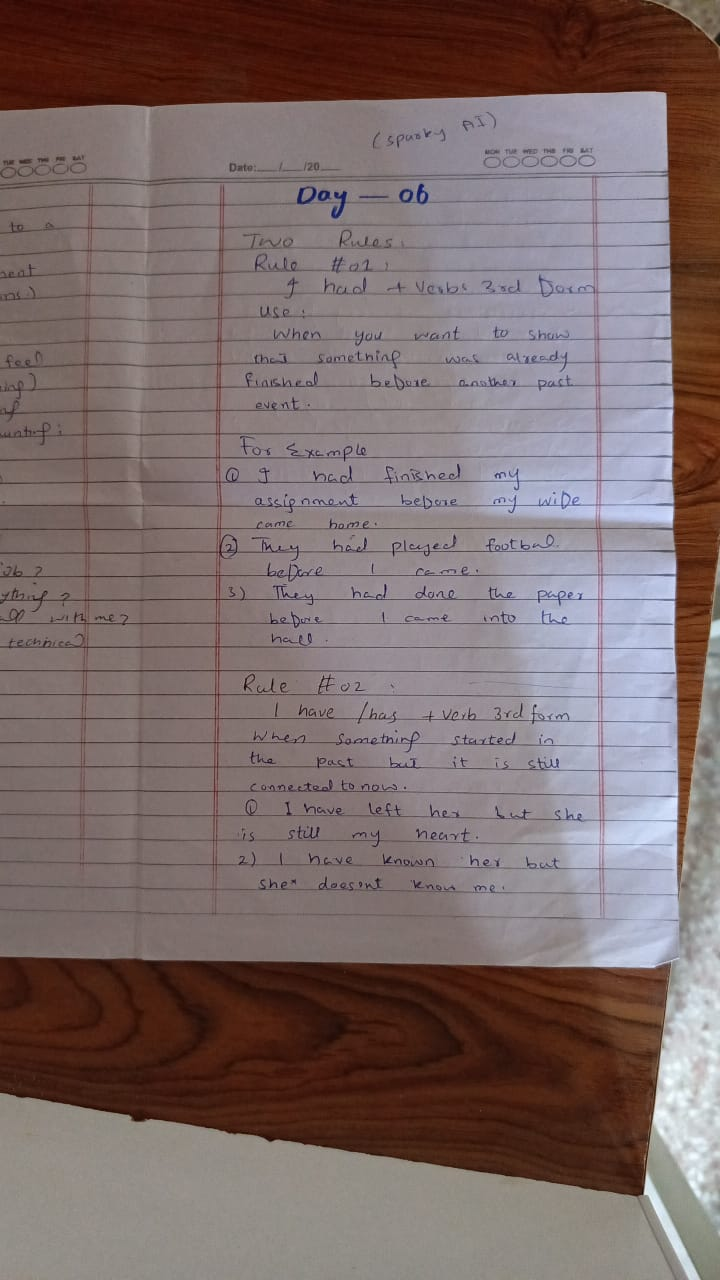
#> input picture Documents-Scanner/dataset/input_images/mydoc1.jpg, 720 x 1280 px
$ python -i processing_utils.py   (imports and definitions only)
#> lines starting #> are read from the running program, lines starting #| are printed output that depends on the picture
#> further down, picture is the input picture: shape (1280, 720, 3); mean B, G, R 107.2, 108.1, 124.6
"""
processing_utils.py
===================

CamScanner & Adobe Scan Pro Computer Vision Processing Engine:
1. Multi-Scale Preprocessing & Denoising
2. 4-Tier Gold-Standard Paper Quad Detector (Prevents table/text cropping)
3. Four-Point Perspective Transformation & Rectification
4. Rotation & Fine Tilt Angle Alignment (-45° to +45°, 90°, 180°)
5. Color Temperature / Warmth Adjustment (Fixes indoor yellow lighting)
6. Adaptive Sharpness Filtering
7. CamScanner Magic Color 2.0 & Adobe Paper Whitening Filters

Part of the Devsil Document Scanner Application.
"""

from __future__ import annotations

import logging
from enum import Enum
from typing import Dict, List, Optional, Tuple, Union

import cv2
import numpy as np

logger = logging.getLogger(__name__)


class EnhancementPreset(str, Enum):
    MAGIC_COLOR = "magic_color"
    ADOBE_WHITENING = "adobe_whitening"
    BLACK_AND_WHITE = "black_and_white"
    GRAYSCALE = "grayscale"
    ORIGINAL_CLEAN = "original_clean"
    THRESHOLD = "threshold"
    CLEAN_SCAN = "clean_scan"
    OCR_FRIENDLY = "ocr_friendly"
    HIGH_CONTRAST = "high_contrast"


# [103 lines left out: functions rotate_image, flip_image, add_watermark, adjust_color_temperature, not called in this run]


def apply_sharpness(image: np.ndarray, sharpness_factor: float = 1.0) -> np.ndarray:
    """Apply unsharp mask filter to enhance text legibility."""
    if sharpness_factor <= 0.0:
        return image.copy()

    blurred = cv2.GaussianBlur(image, (0, 0), 2.5)
    sharpened = cv2.addWeighted(image, 1.0 + (sharpness_factor * 0.5), blurred, -(sharpness_factor * 0.5), 0)
    return sharpened


# [200 lines left out: functions resize_image, preprocess_image, order_points, find_document_corners, _is_valid_quad, _get_margin_quad and 1 more, not called in this run]


def enhance_document(
    image: np.ndarray,
    mode: Union[EnhancementPreset, str] = EnhancementPreset.MAGIC_COLOR,
    brightness: int = 0,
    contrast: float = 1.0,
    sharpness: float = 1.0,
    warmth: int = 0,
) -> np.ndarray:
    """
    CamScanner & Adobe Scan Quality Enhancement Suite:
    - Magic Color 2.0: Illumination division + CLAHE + text sharpening + color stamp preservation.
    - Adobe Whitening: Shadow subtraction + background paper whitening.
    - Black & White: High contrast adaptive background division.
    - Grayscale: Normalized clean gray scan.
    - Original Clean: Background denoised color scan.
    - Threshold: Global Otsu binarization.
    """
#> called with mode = 'magic_color', brightness = 0, contrast = 1, sharpness = 1, warmth = 0
    if isinstance(mode, str):
        try:
            mode = EnhancementPreset(mode.lower())
        except ValueError:
            mode = EnhancementPreset.MAGIC_COLOR

    out = image.copy()

    if warmth != 0:
        out = adjust_color_temperature(out, warmth=warmth)

    if brightness != 0 or contrast != 1.0:
        out = cv2.convertScaleAbs(out, alpha=contrast, beta=brightness)

    if mode == EnhancementPreset.ORIGINAL_CLEAN:
        out = cv2.bilateralFilter(out, d=5, sigmaColor=40, sigmaSpace=40)
        return apply_sharpness(out, sharpness)

    if mode == EnhancementPreset.GRAYSCALE:
        gray = cv2.cvtColor(out, cv2.COLOR_BGR2GRAY)
        norm_gray = _divide_background(gray)
        res = cv2.cvtColor(norm_gray, cv2.COLOR_GRAY2BGR)
        return apply_sharpness(res, sharpness)

    if mode == EnhancementPreset.BLACK_AND_WHITE:
        gray = cv2.cvtColor(out, cv2.COLOR_BGR2GRAY)
        norm_gray = _divide_background(gray)
        bw = cv2.adaptiveThreshold(
            norm_gray, 255, cv2.ADAPTIVE_THRESH_GAUSSIAN_C, cv2.THRESH_BINARY, 21, 10
        )
        res = cv2.cvtColor(bw, cv2.COLOR_GRAY2BGR)
        return apply_sharpness(res, sharpness)

    if mode == EnhancementPreset.THRESHOLD:
        gray = cv2.cvtColor(out, cv2.COLOR_BGR2GRAY)
        norm_gray = _divide_background(gray)
        _, thresh = cv2.threshold(norm_gray, 0, 255, cv2.THRESH_BINARY + cv2.THRESH_OTSU)
        res = cv2.cvtColor(thresh, cv2.COLOR_GRAY2BGR)
        return apply_sharpness(res, sharpness)

    if mode == EnhancementPreset.CLEAN_SCAN:
        out = cv2.fastNlMeansDenoisingColored(out, None, 10, 10, 7, 21)
        gray = cv2.cvtColor(out, cv2.COLOR_BGR2GRAY)
        norm_gray = _divide_background(gray)
        res = cv2.cvtColor(norm_gray, cv2.COLOR_GRAY2BGR)
        return apply_sharpness(res, sharpness)

    if mode == EnhancementPreset.OCR_FRIENDLY:
        gray = cv2.cvtColor(out, cv2.COLOR_BGR2GRAY)
        norm_gray = _divide_background(gray)
        blurred = cv2.GaussianBlur(norm_gray, (3, 3), 0)
        bw = cv2.adaptiveThreshold(
            blurred, 255, cv2.ADAPTIVE_THRESH_GAUSSIAN_C, cv2.THRESH_BINARY, 15, 8
        )
        res = cv2.cvtColor(bw, cv2.COLOR_GRAY2BGR)
        return apply_sharpness(res, sharpness=1.5)

    if mode == EnhancementPreset.HIGH_CONTRAST:
        gray = cv2.cvtColor(out, cv2.COLOR_BGR2GRAY)
        clahe = cv2.createCLAHE(clipLimit=3.0, tileGridSize=(8, 8))
        eq = clahe.apply(gray)
        hc = cv2.convertScaleAbs(eq, alpha=1.4, beta=-20)
        res = cv2.cvtColor(hc, cv2.COLOR_GRAY2BGR)
        return apply_sharpness(res, sharpness)

    if mode == EnhancementPreset.ADOBE_WHITENING:
        gray = cv2.cvtColor(out, cv2.COLOR_BGR2GRAY)
        dilated = cv2.dilate(gray, np.ones((7, 7), np.uint8))
        bg = cv2.medianBlur(dilated, 21)
        diff = 255 - cv2.absdiff(gray, bg)
        norm = cv2.normalize(diff, None, alpha=0, beta=255, norm_type=cv2.NORM_MINMAX)
        res = cv2.cvtColor(norm, cv2.COLOR_GRAY2BGR)
        return apply_sharpness(res, sharpness)

    # Default: CamScanner MAGIC_COLOR 2.0
    lab = cv2.cvtColor(out, cv2.COLOR_BGR2LAB)
#> lab: shape (1280, 720, 3); mean of channels 0, 1, 2 119.3, 135.5, 132
    l, a, b = cv2.split(lab)
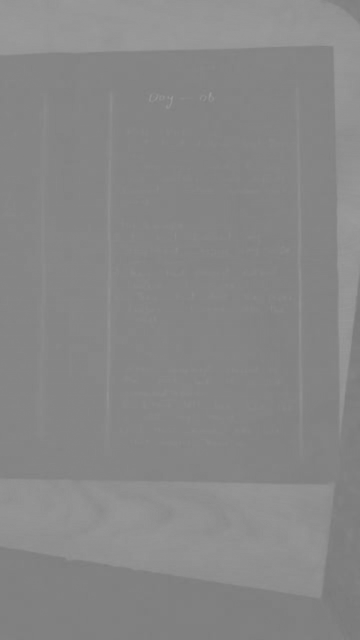
#> a: shape (1280, 720) (shown at 1/2 size); min 120, max 155, mean 135.5

    l_norm = _divide_background(l)
    lab_enhanced = cv2.merge((l_norm, a, b))
    bgr_enhanced = cv2.cvtColor(lab_enhanced, cv2.COLOR_LAB2BGR)

    return apply_sharpness(bgr_enhanced, sharpness_factor=sharpness)


def _divide_background(img_channel: np.ndarray) -> np.ndarray:
    """CamScanner Illumination Division algorithm to produce 100% white paper background."""
    h, w = img_channel.shape[:2]
    kernel_size = max(25, int(min(h, w) * 0.05))
    if kernel_size % 2 == 0:
        kernel_size += 1

    kernel = cv2.getStructuringElement(cv2.MORPH_RECT, (kernel_size, kernel_size))
    bg_illum = cv2.morphologyEx(img_channel, cv2.MORPH_DILATE, kernel)
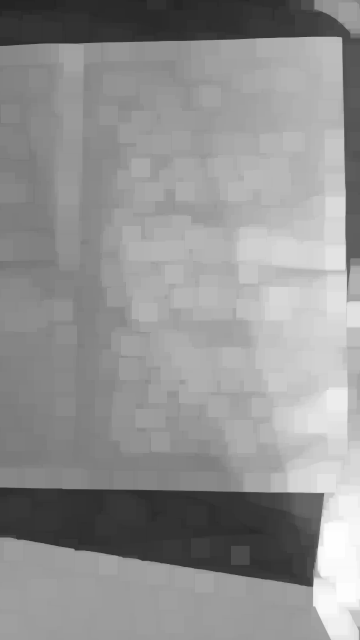
#> bg_illum: shape (1280, 720) (shown at 1/2 size); min 35, max 254, mean 145.4
    bg_illum = cv2.medianBlur(bg_illum, 21)

    bg_illum[bg_illum == 0] = 1
    norm = np.clip((img_channel.astype(np.float32) / bg_illum.astype(np.float32)) * 255.0, 0, 255).astype(
        np.uint8
    )
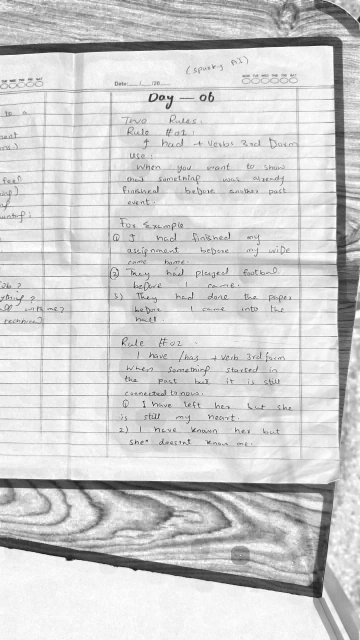
#> norm: shape (1280, 720) (shown at 1/2 size); min 3, max 255, mean 207.2

    norm = cv2.normalize(norm, None, alpha=0, beta=255, norm_type=cv2.NORM_MINMAX)
    return norm

>>> import cv2
>>> picture = cv2.imread('../dataset/input_images/mydoc1.jpg')
>>> result = enhance_document(picture)
#> in apply_sharpness, `blurred = cv2.GaussianBlur(image, (0, 0), 2.5)`:
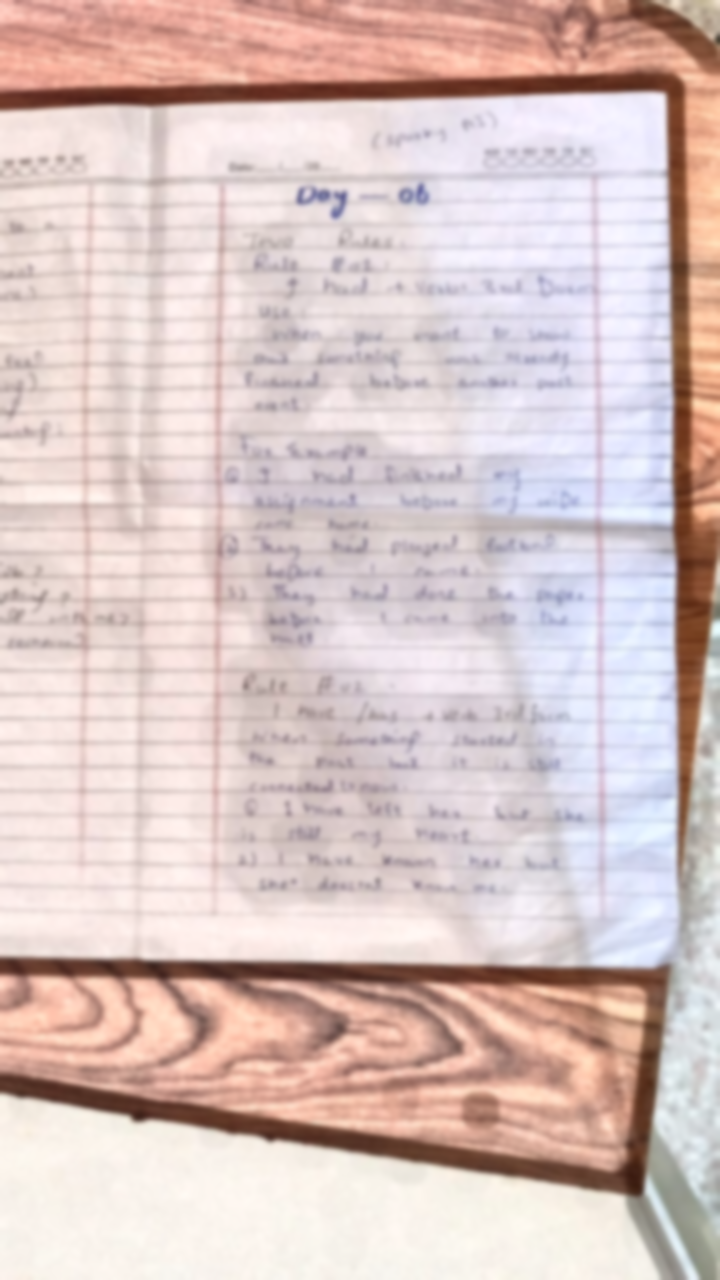
#> blurred: shape (1280, 720, 3); mean B, G, R 195.5, 197.7, 217.4

$ run again, on Documents-Scanner/dataset/input_images/mydoc2.jpg
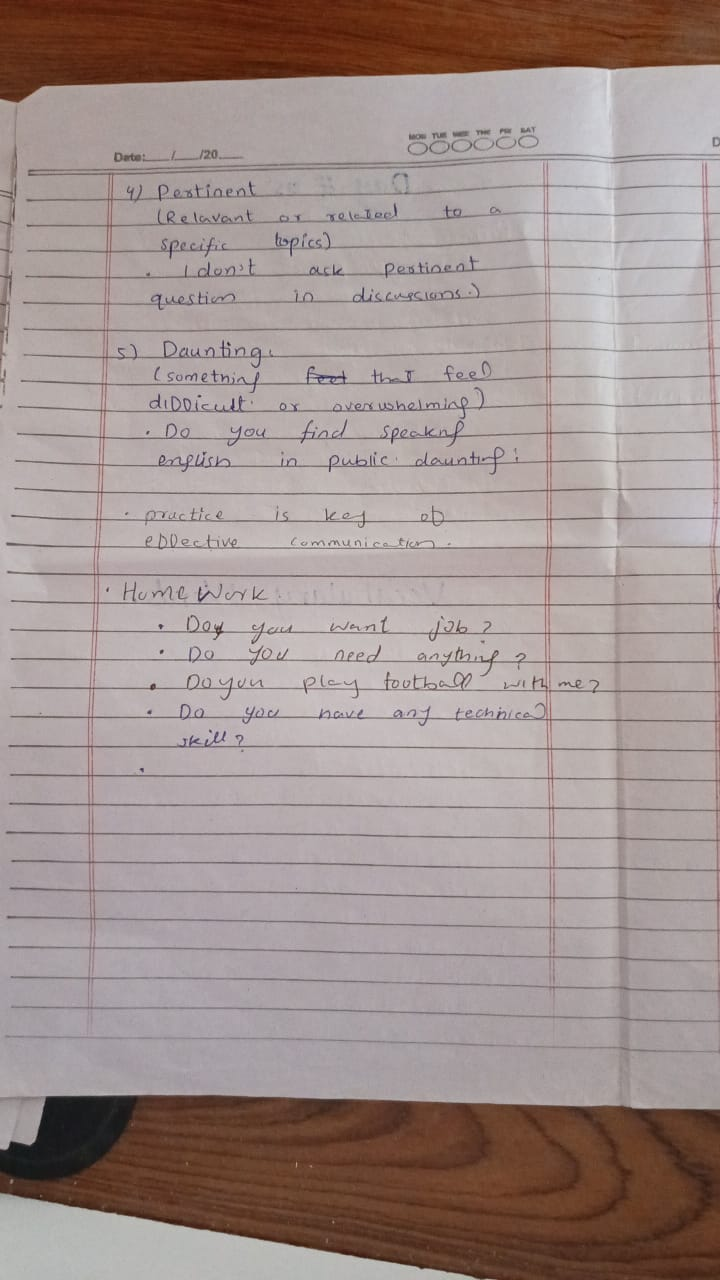
#> input picture Documents-Scanner/dataset/input_images/mydoc2.jpg, 720 x 1280 px
#> picture is the input picture: shape (1280, 720, 3); mean B, G, R 144, 147, 161.9
#> lab: shape (1280, 720, 3); mean of channels 0, 1, 2 157.6, 133.7, 132.3
#> in _divide_background, `bg_illum = cv2.morphologyEx(img_channel, cv2.MORPH_DILATE, kernel)`:
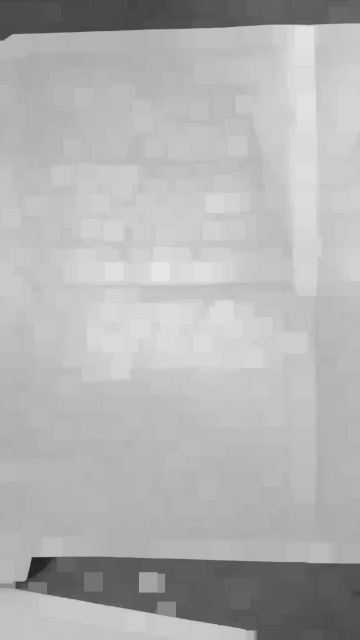
#> bg_illum: shape (1280, 720) (shown at 1/2 size); min 35, max 230, mean 178.6
#> lab_enhanced: shape (1280, 720, 3); mean of channels 0, 1, 2 221.5, 133.7, 132.3
#> in enhance_document, `bgr_enhanced = cv2.cvtColor(lab_enhanced, cv2.COLOR_LAB2BGR)`:
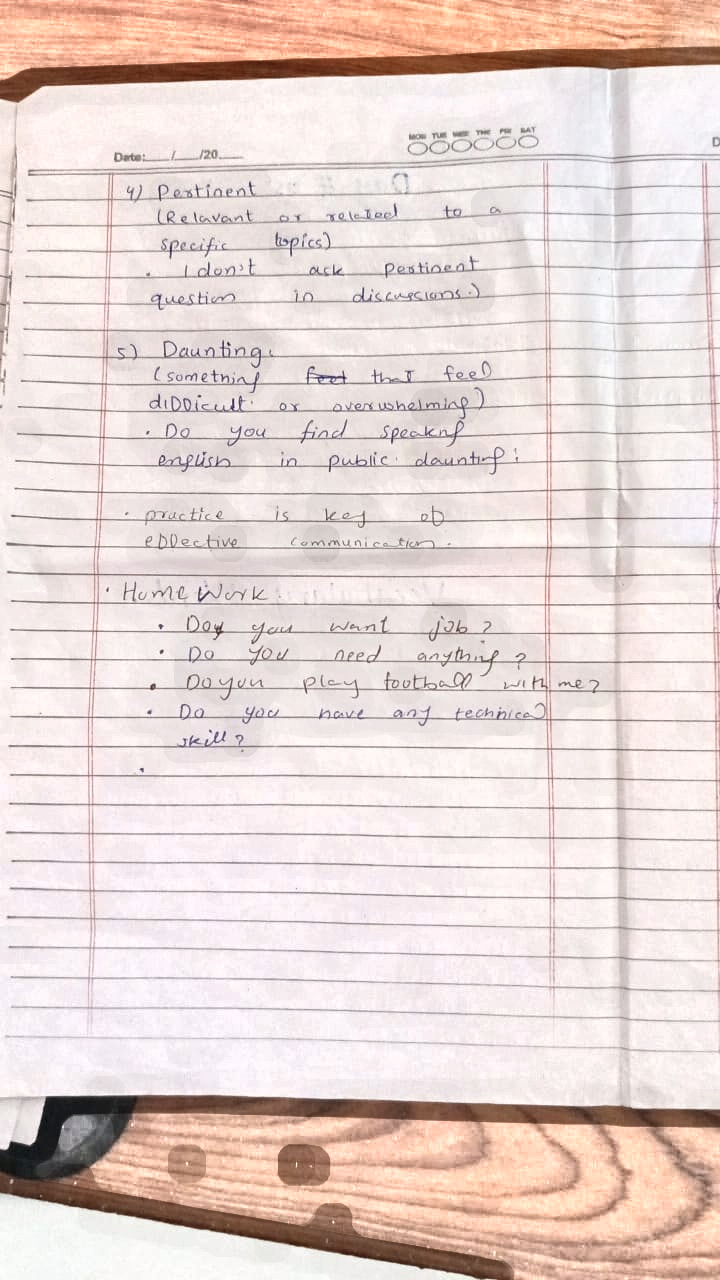
#> bgr_enhanced: shape (1280, 720, 3); mean B, G, R 210.8, 214.6, 230.8

$ run again, on Documents-Scanner/dataset/input_images/mydoc3.jpg
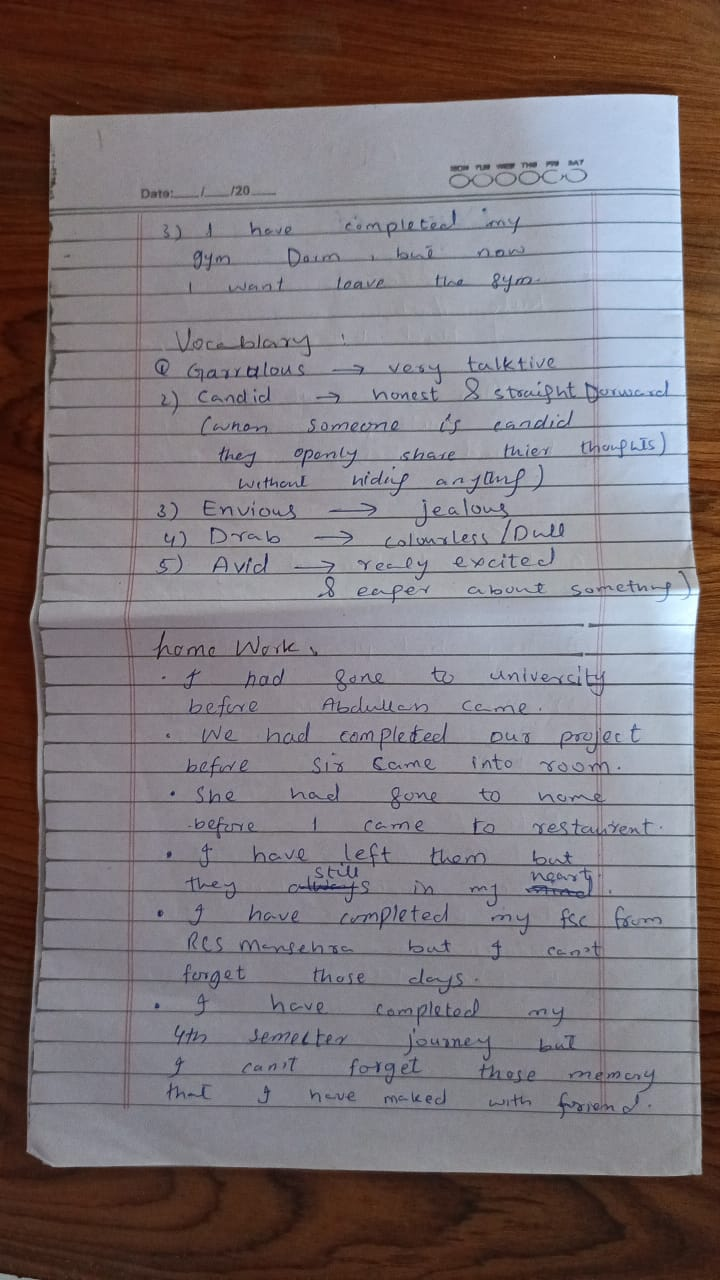
#> input picture Documents-Scanner/dataset/input_images/mydoc3.jpg, 720 x 1280 px
#> picture is the input picture: shape (1280, 720, 3); mean B, G, R 119.4, 116.1, 124.9
#> lab: shape (1280, 720, 3); mean of channels 0, 1, 2 125.7, 133.3, 128.5
#> in _divide_background, `bg_illum = cv2.morphologyEx(img_channel, cv2.MORPH_DILATE, kernel)`:
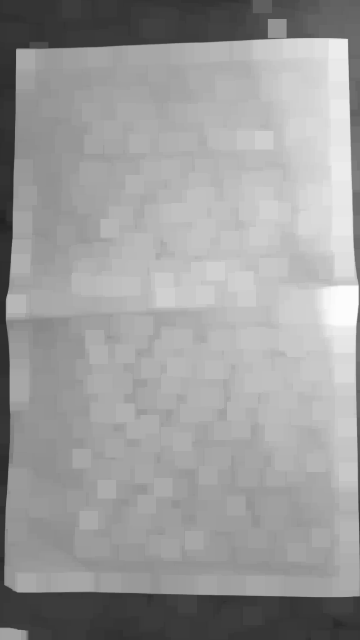
#> bg_illum: shape (1280, 720) (shown at 1/2 size); min 33, max 252, mean 155.8
#> lab_enhanced: shape (1280, 720, 3); mean of channels 0, 1, 2 202.4, 133.3, 128.5
#> in apply_sharpness, `blurred = cv2.GaussianBlur(image, (0, 0), 2.5)`:
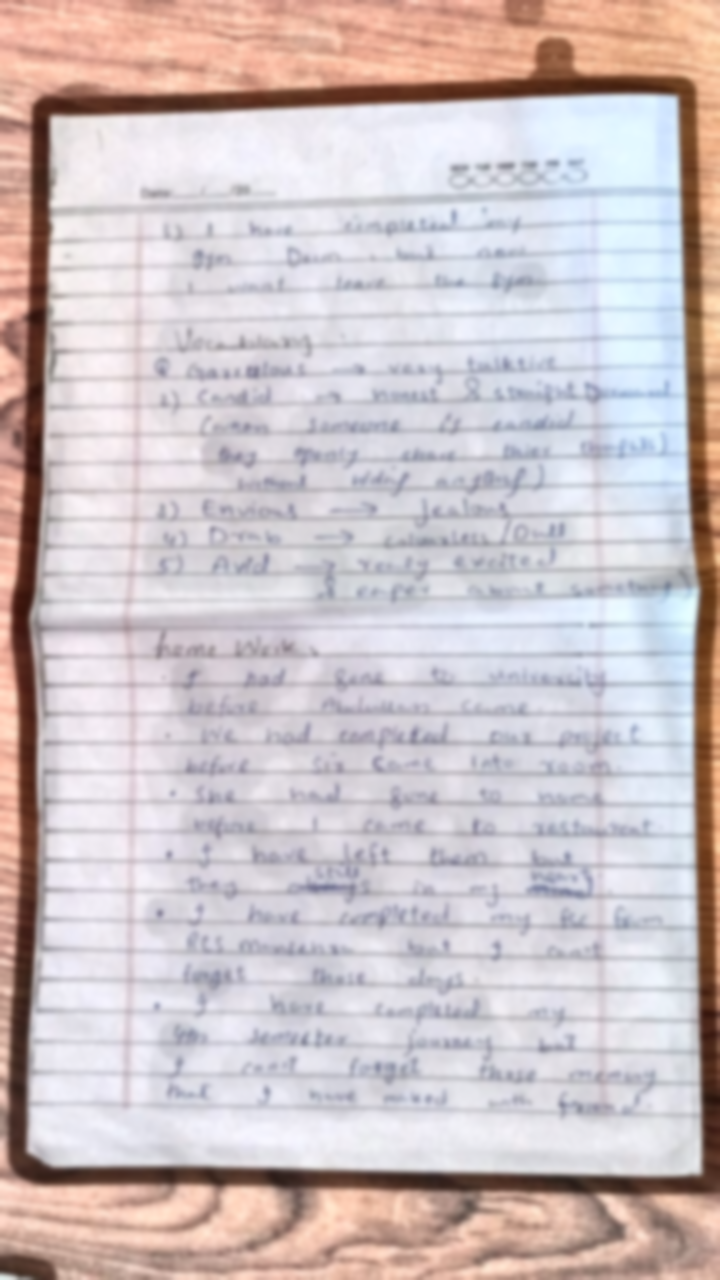
#> blurred: shape (1280, 720, 3); mean B, G, R 197.3, 194.9, 205.9
